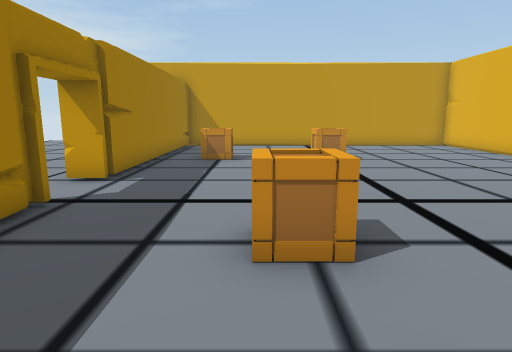
View 1 (above)

12 first-person views from a walk through a 3-D level made in the Unity game engine. The camera is 1.4 m above the floor, tilts 10° down and sees 75° across. The floor is counted in squares, 1 m on a side. Each view is taken from the middle of a square. On the plan, view 1 faces up. The plan holds only what a view shows up to about 15 squares ahead; the rest is blank. Some animated figures are left out.

View 2
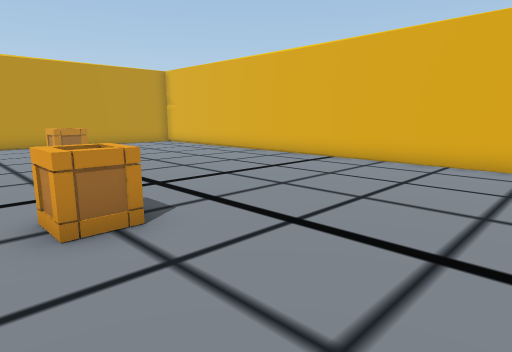

View 3
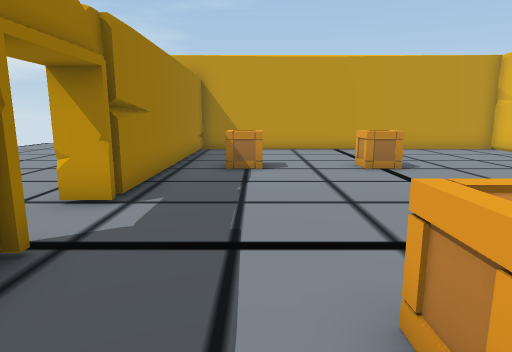

View 4
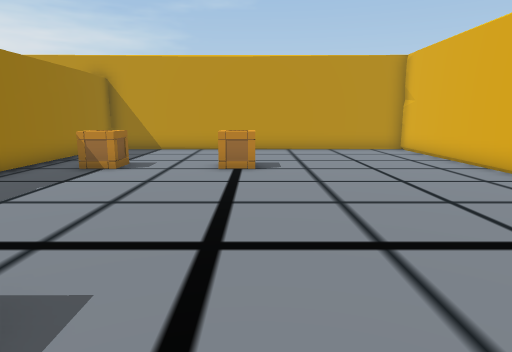

View 5
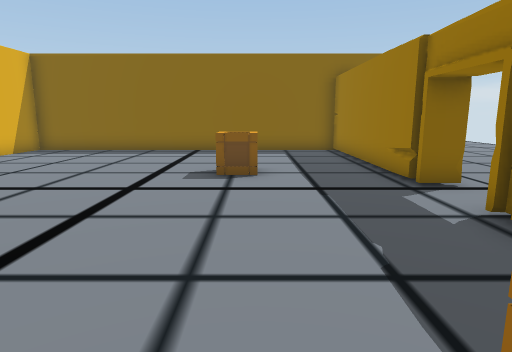

View 6
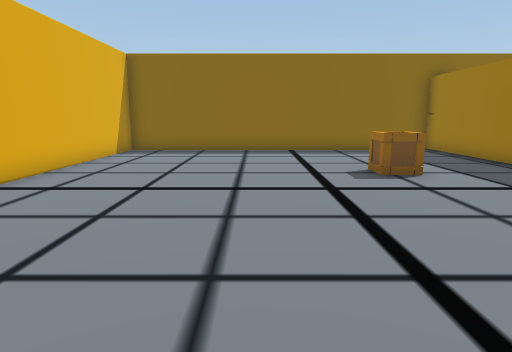

View 7
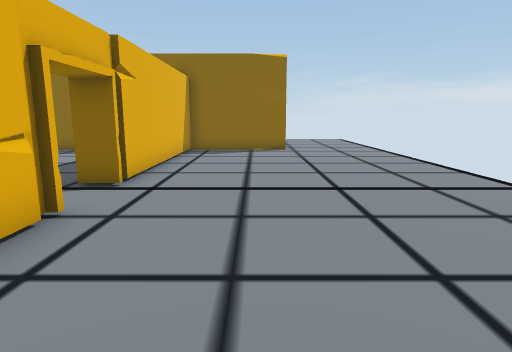

View 8
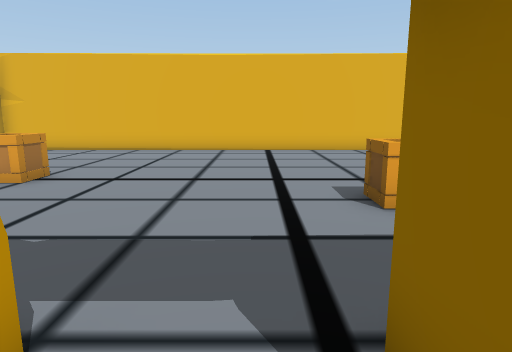

View 9
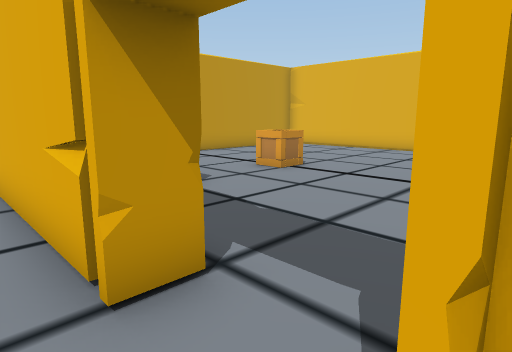

View 10
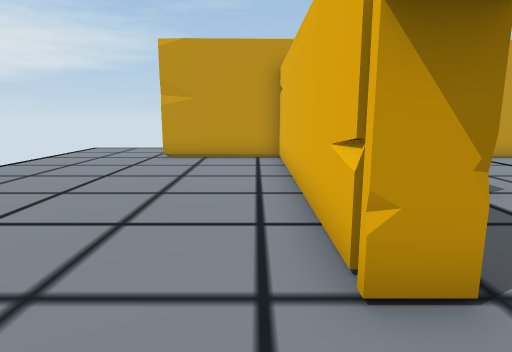

View 11
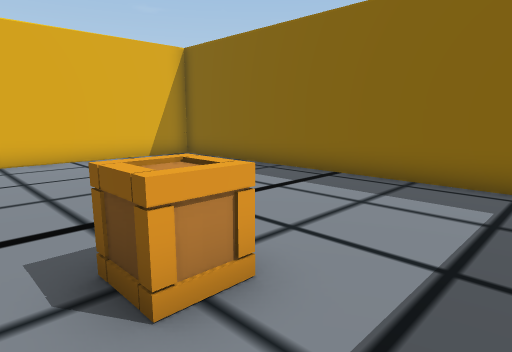

View 12
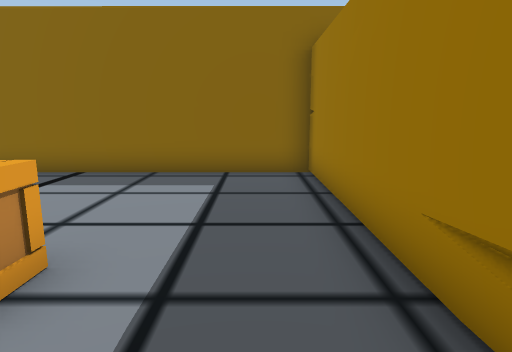

### Floor plan
Points are (right, up) in squares from view 1. A wall is a line through its corners. A room is listed if a view was taken in it or the views show most of it. See-through windows are left out.
Room 1 (views 1, 2, 3, 4, 5, 6, 11, 12)
walls: (-3.2, 7.3) (-4.2, 7.3); (-3.4, 4.9) (-3.4, -2.5) (9.4, -2.5) (9.4, 16.8) (-3.4, 16.8) (-3.4, 7.8); (-3.5, 5.2) (-3.5, 4.8); (-4.2, 5.3) (-3.2, 5.3)
ways out: opening at (-3.5, 6.5) to room 2
objects: box (-2, 11) to (-1, 12); box (0, 3) to (1, 4); box (2, 11) to (3, 12)
Room 2 (views 7, 8, 9, 10)
walls: (-4.2, 7.8) (-4.2, 16.8) (-8.4, 16.8); (-8.4, -2.5) (-4.2, -2.5) (-4.2, 4.9)
ways out: opening at (-3.5, 6.5) to room 1

Where each view was taken, in squares from view 1:
view 1: 0 up, 0 right, facing up
view 2: 1 down, 1 left, facing up-right
view 3: 2 up, 1 left, facing up
view 4: 2 up, 3 right, facing up
view 5: 12 up, 0 right, facing down
view 6: 12 up, 4 right, facing down
view 7: 12 up, 7 left, facing down
view 8: 6 up, 5 left, facing right
view 9: 5 up, 5 left, facing up-right
view 10: 5 up, 5 left, facing up
view 11: 5 up, 2 left, facing down-right
view 12: 6 up, 2 left, facing down
